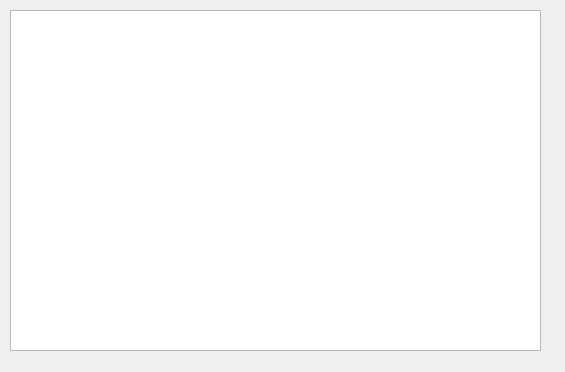
<?xml version="1.0" encoding="UTF-8"?>
<ui version="4.0">
 <class>movieWidget</class>
 <widget class="QWidget" name="movieWidget">
  <property name="geometry">
   <rect>
    <x>0</x>
    <y>0</y>
    <width>565</width>
    <height>372</height>
   </rect>
  </property>
  <property name="windowTitle">
   <string>movieWidget</string>
  </property>
  <widget class="QTableView" name="movieTableView">
   <property name="geometry">
    <rect>
     <x>10</x>
     <y>10</y>
     <width>531</width>
     <height>341</height>
    </rect>
   </property>
  </widget>
 </widget>
 <layoutdefault spacing="6" margin="11"/>
 <resources/>
 <connections/>
</ui>
